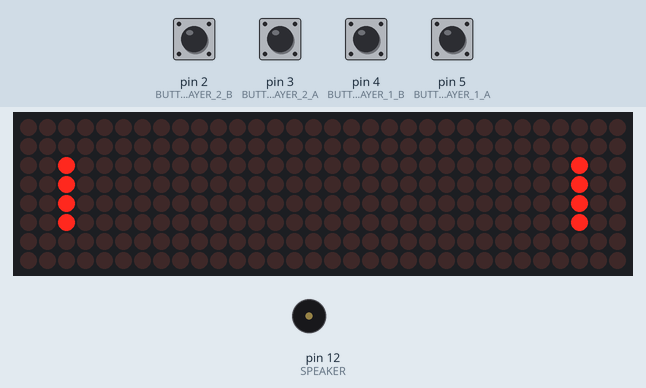
Recording of a sketch running on a simulated Arduino Uno, built with avr-gcc and run on an emulated ATmega328P. On the bench: 32×8 LED matrix, buzzer (waves = sounding). The inputs (shaded band) are chosen by the test bench; at power-on: pin 2 (BUTTON_PLAYER_2_B), pin 3 (BUTTON_PLAYER_2_A), pin 4 (BUTTON_PLAYER_1_B), pin 5 (BUTTON_PLAYER_1_A) HIGH. What the sketch prints to the serial monitor is not drawn.

Above: at 1.2 s.
1.3 s: pin 2 (BUTTON_PLAYER_2_B) pulled LOW for 0.15 s
At 1.62 s:
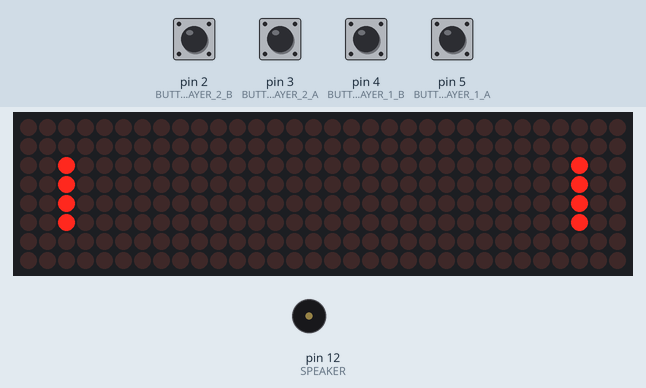
4.0 s: pin 3 (BUTTON_PLAYER_2_A) pulled LOW for 0.15 s
At 4.55 s:
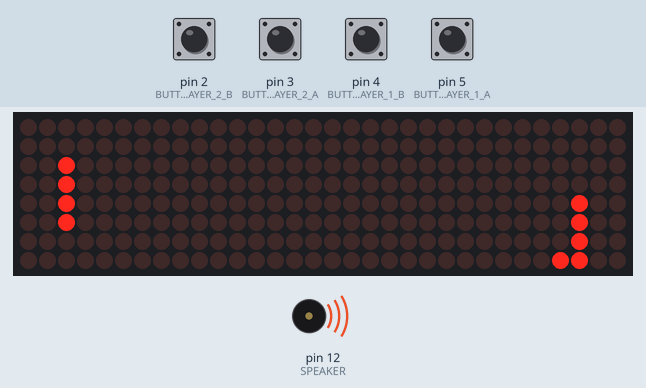
5.7 s: pin 4 (BUTTON_PLAYER_1_B) pulled LOW for 0.15 s
At 8.8 s:
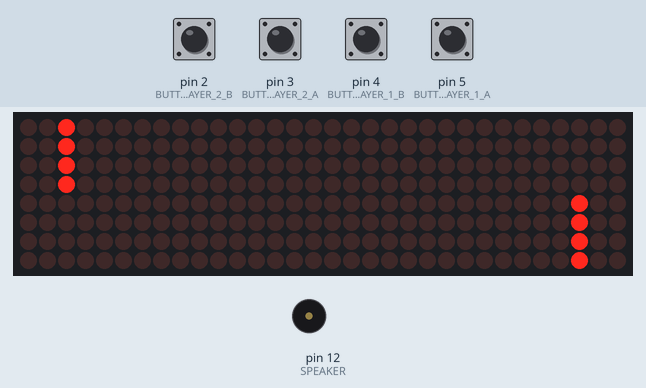
9.4 s: pin 2 (BUTTON_PLAYER_2_B) driven LOW and pin 3 (BUTTON_PLAYER_2_A) driven LOW
12.4 s: pin 2 (BUTTON_PLAYER_2_B) driven HIGH
14.0 s: pin 5 (BUTTON_PLAYER_1_A) pulled LOW for 0.15 s
At 16.0 s:
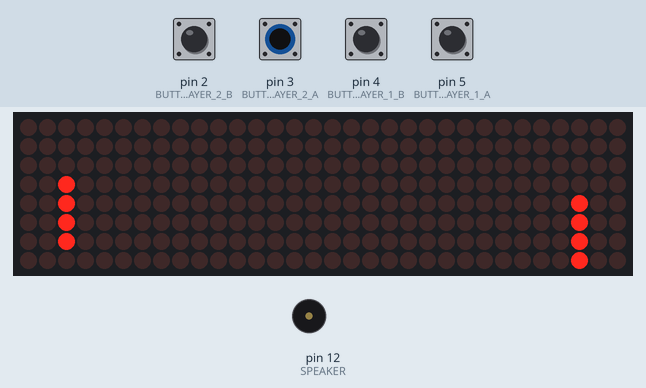
Timing chart, 0 to 19.1 s (numbered marks = the images above; inputs shaded):
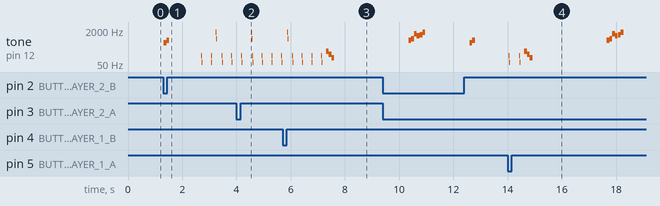

Measured:
- after the input at 1.3 s, tone on pin 12 (SPEAKER): plays 494 Hz for 0.10 s, 659 Hz for 0.10 s, 123 Hz for 0.02 s, 62 Hz for 0.02 s, 123 Hz for 0.02 s, 62 Hz for 0.02 s … (12 notes in this stretch), starting at once
- after the input at 4.0 s, the display: first changes at once (image 2 shows a later state)
- after the input at 5.7 s, the display: first changes at once (image 3 shows a later state)
- after the input at 14.0 s, the display: first changes after 0.08 s (image 4 shows a later state)
- what the display in image 3 shows lasts 0.8 s, from 8.3 s to 9.1 s

The sketch:

main.ino
```cpp
/**
 *  Assignment #4 "Pong on Arduino using LED Matrix"
 *  @author  (64010009) Korn Rojrattanapanya
 *  @version 1.0.0
**/

/*\
 * =============================================
 *   INCLUDE LIBRARIES
 * =============================================
\*/

#include <LedControl.h>

/*\
 * =============================================
 *   LED CONTROL
 * =============================================
\*/

const int PIN_CS  = 10;
const int PIN_CLK = 13;
const int PIN_DIN = 11;
const int MODULES =  4;

LedControl led_control = LedControl(PIN_DIN, PIN_CLK, PIN_CS, MODULES);

/**
 *  Setup LED Matrix
**/
void ledMatrixSetup() {

    int device_count = led_control.getDeviceCount();
    for(int address = 0; address < device_count; address++) {
        led_control.shutdown(address, false);
        led_control.setIntensity(address, 1);
        led_control.clearDisplay(address);
    }
}

/*\
 * =============================================
 *   BUTTONS
 * =============================================
\*/

const int BUTTON_PLAYER_1_A = 5;
const int BUTTON_PLAYER_1_B = 4;
const int BUTTON_PLAYER_2_A = 3;
const int BUTTON_PLAYER_2_B = 2;

bool is_button_pressed[4] = {false, false, false, false};

/**
 *  Setup Buttons
**/
void buttonSetup() {

    pinMode(BUTTON_PLAYER_1_A, INPUT_PULLUP);
    pinMode(BUTTON_PLAYER_1_B, INPUT_PULLUP);
    pinMode(BUTTON_PLAYER_2_A, INPUT_PULLUP);
    pinMode(BUTTON_PLAYER_2_B, INPUT_PULLUP);
}

/**
 *  Get state of the button (true, false).
 *  @param pin Digital pin on Arduino board.
 *  @return Button state (true, false).
**/
bool isButtonPressed(int pin) {

    delay(10);
    if(digitalRead(pin) == LOW) return true;
    return false;
}

/*\
 * =============================================
 *   SPEAKER
 * =============================================
\*/

const int SPEAKER = 12;

/**
 *  Setup Speaker
**/
void speakerSetup() {

    pinMode(SPEAKER, OUTPUT);
}

/**
 *  Play tone with delay
 *  @param frequency Frequency to play.
 *  @param delay_amount Amount of delay.
**/
void playTone(int frequency, int delay_amount) {

    tone(SPEAKER, frequency);
    delay(delay_amount);
    noTone(SPEAKER);
}

/*\
 * =============================================
 *   OTHER FUNCTIONS
 * =============================================
\*/

/**
 *  Turn off all LED on the matrix.
**/
void resetDisplay() {

    for(int n = 0; n < 4; n++) {
        for(int i = 0; i < 8; i++) {
            for(int j = 0; j < 8; j++) {
                led_control.setLed(n, i, j, false);
            }
        }
    }
}

/**
 *  Turn on LED on (x, y) location.
 *  @param x x location on the matrix.
 *  @param y y location on the matrix.
**/
void drawPoint(int x, int y) {

    for(int n = 0; n < 4; n++) {
        for(int i = 0; i < 8; i++) {
            for(int j = 0; j < 8; j++) {
                if(i == x && j + (8 * n) == y) led_control.setLed((3 - n), 7 - i, j, true);
            }
        }
    }
}

/**
 *  Turn off LED on (x, y) location.
 *  @param x x location on the matrix.
 *  @param y y location on the matrix.
**/
void deletePoint(int x, int y) {

    for(int n = 0; n < 4; n++) {
        for(int i = 0; i < 8; i++) {
            for(int j = 0; j < 8; j++) {
                if(i == x && j + (8 * n) == y) led_control.setLed((3 - n), 7 - i, j, false);
            }
        }
    }
}

int NUMBER_STRUCT[16] = {1, 2, 8, 11, 16, 19, 24, 25, 26, 27, 32, 35, 40, 43, 49, 50};
int NUMBER_PATTERN[10][16] = {
    {1, 1, 1, 1, 1, 1, 1, 0, 0, 1, 1, 1, 1, 1, 1, 1},
    {0, 0, 0, 1, 0, 1, 0, 0, 0, 1, 0, 1, 0, 1, 0, 0},
    {1, 1, 0, 1, 0, 1, 0, 1, 1, 0, 1, 0, 1, 0, 1, 1},
    {1, 1, 0, 1, 0, 1, 0, 1, 1, 1, 0, 1, 0, 1, 1, 1},
    {0, 0, 1, 1, 1, 1, 0, 1, 1, 1, 0, 1, 0, 1, 0, 0},
    {1, 1, 1, 0, 1, 0, 0, 1, 1, 0, 0, 1, 0, 1, 1, 1},
    {1, 1, 1, 0, 1, 0, 1, 1, 1, 0, 1, 1, 1, 1, 1, 1},
    {1, 1, 0, 1, 0, 1, 0, 0, 0, 1, 0, 1, 0, 1, 0, 0},
    {1, 1, 1, 1, 1, 1, 0, 1, 1, 0, 1, 1, 1, 1, 1, 1},
    {1, 1, 1, 1, 1, 1, 0, 1, 1, 1, 0, 1, 0, 1, 1, 1},
};

/**
 *  Clear 7-segment number in LED Matrix.
 *  @param x X position in LED Matrix.
 *  @param y Y position in LED Matrix.
**/
void clearNumber(int x, int y) {
    for(int i = 0; i < 16; i++) {
        int offset_y = NUMBER_STRUCT[i] / 8;
        int offset_x = NUMBER_STRUCT[i] - (offset_y * 8);
        deletePoint(x + offset_x, y + offset_y);
    }
}

/**
 *  Show 7-segment number in LED Matrix.
 *  @param x X position in LED Matrix.
 *  @param y Y position in LED Matrix.
 *  @param number Number to show 0 - 9.
**/
void showNumber(int x, int y, int number) {
    for(int i = 0; i < 16; i++) {
        int offset_y = NUMBER_STRUCT[i] / 8;
        int offset_x = NUMBER_STRUCT[i] - (offset_y * 8);
        if(NUMBER_PATTERN[number][i]) {
            drawPoint(x + offset_x, y + offset_y);
        } else deletePoint(x + offset_x, y + offset_y);
    }
}

/**
 *  Blink winner score.
 *  @param score_1 Player 1 score.
 *  @param score_2 Player 2 score.
 *  @param winner Player to blink (1, 2).
**/
void blinkScore(int score_1, int score_2, int winner) {

    int player_1_x = 2, player_1_y = 7;
    showNumber(player_1_x, player_1_y, score_1);

    int player_2_x = 2, player_2_y = 18;
    showNumber(player_2_x, player_2_y, score_2);

    delay(800);

    if(winner == 1) {
        score_1++;
        clearNumber(player_1_x, player_1_y);
        delay(400);
        showNumber(player_1_x, player_1_y, score_1);
        playTone(659, 100);
        playTone(784, 100);
        playTone(1319, 100);
        playTone(1047, 100);
        clearNumber(player_1_x, player_1_y);
        playTone(1175, 100);
        playTone(1568, 100);
        delay(200);
        showNumber(player_1_x, player_1_y, score_1);
        delay(800);
    }
    else {
        score_2++;
        clearNumber(player_2_x, player_2_y);
        delay(400);
        showNumber(player_2_x, player_2_y, score_2);
        playTone(659, 100);
        playTone(784, 100);
        playTone(1319, 100);
        playTone(1047, 100);
        clearNumber(player_2_x, player_2_y);
        playTone(1175, 100);
        playTone(1568, 100);
        delay(200);
        showNumber(player_2_x, player_2_y, score_2);
        delay(800);
    }

    clearNumber(player_1_x, player_1_y);
    clearNumber(player_2_x, player_2_y);
    delay(600);
}

/*\
 * =============================================
 *   GAME CLASSES
 * =============================================
\*/

// Game Size
const int GAME_WIDTH = 8;
const int GAME_HEIGHT = 32;

class Paddle {
public:
    int x;
    int y;
    int direction;
    int size;

    /**
     *  Constructor of the Paddle Object.
     *  @param x Initial X location on LED matrix.
     *  @param y Initial Y location on LED matrix.
    **/
    Paddle(int x, int y) {
        this->x = x;
        this->y = y;
        this->direction = 0;
        this->size = 4;
    }

    /**
     *  Set Paddle direction on the X axis.
     *  @param direction Paddle direction.
    **/
    void setDirection(int direction) {
        this->direction = direction;
    }

    /**
     *  Render Paddle.
    **/
    void draw() {
        if(this->direction != 0) {
            for(int i = 0; i < this->size; i++) {
                deletePoint(this->x + i, this->y);
            }
            this->x += this->direction;
            if(this->x > 8 - this->size) this->x = 8 - this->size;
            if(this->x < 0) this->x = 0;
        }

        for(int i = 0; i < this->size; i++) {
            drawPoint(this->x + i, this->y);
        }
    }
};

class Puck {
public:
    float x;
    float y;
    float x_previous;
    float y_previous;
    float x_speed;
    float y_speed;

    /**
     *  Constructor of the Puck Object.
     *  @param x Initial X location on LED matrix.
     *  @param y Initial Y location on LED matrix.
    **/
    Puck(float x, float y) {
        this->x = x;
        this->y = y;
        this->x_previous = x;
        this->y_previous = y;
        this->x_speed = 1;
        this->y_speed = -1;
    }

    /**
     *  Update Puck.
    **/
    void update() {
        if(this->x + this->x_speed >= GAME_WIDTH || this->x + this->x_speed < 0) {
            this->x_speed *= -1;
            playTone(123, 15);
            playTone(62, 15);
        }

        this->x += this->x_speed;
        this->y += this->y_speed;
    }

    /**
     *  Check if Puck got out of Game.
     *  @return The Winner (0 : Game not end yet, 1 : Player 1 Wins, 2 : Player 2 Wins).
    **/
    int getWinner() {
        if(this->y + this->y_speed >= GAME_HEIGHT) return 1;
        if(this->y + this->y_speed < 0) return 2;
        return 0;
    }

    /**
     *  Check if Puck hits Paddle.
     *  @param paddle Paddle to check.
     *  @param direction Direction to check from.
     *  @return true or false
    **/
    bool collisionCheck(Paddle paddle, int direction) {
        if(direction < 0) {
            if(this->y < paddle.y + 2 && this->y > paddle.y && this->x >= paddle.x - 1 && this->x < paddle.x + paddle.size + 0.5) {
                this->y_speed *= -1;
                return true;
            }
        }
        else if(direction > 0) {
            if(this->y > paddle.y - 2 && this->y < paddle.y && this->x >= paddle.x - 1 && this->x < paddle.x + paddle.size + 0.5) {
                this->y_speed *= -1;
                return true;
            }
        }
        return false;
    }

    /**
     *  Blink Puck out of game.
    **/
    void blink() {
        drawPoint(this->x, this->y);
        playTone(196, 100);
        playTone(147, 100);
        deletePoint(this->x, this->y);
        playTone(98, 100);
        delay(100);
        drawPoint(this->x, this->y);
        delay(200);
        deletePoint(this->x, this->y);
        delay(200);
        drawPoint(this->x, this->y);
        delay(200);
        deletePoint(this->x, this->y);
        delay(800);
    }

    /**
     *  Reset Puck.
    **/
    void reset() {
        this->x = GAME_WIDTH/2;
        this->y = GAME_HEIGHT/2;
        draw();
        playTone(494, 100);
        playTone(659, 100);

        deletePoint(this->x, this->y);
        delay(200);
        drawPoint(this->x, this->y);
        delay(200);
        deletePoint(this->x, this->y);
        delay(200);
        drawPoint(this->x, this->y);
        delay(400);
    }

    /**
     *  Render Puck.
    **/
    void draw() {
        if(round(this->x) != round(this->x_previous)
        || round(this->y) != round(this->y_previous)) {
            deletePoint(this->x_previous, this->y_previous);
            this->x_previous = this->x;
            this->y_previous = this->y;
            drawPoint(this->x, this->y);
        }
    }
};

/*\
 * =============================================
 *   GAME FUNCTIONS
 * =============================================
\*/

// Game States
enum GameState {
    GAME_WAITING,
    GAME_RUNNING,
};
int game_state = GAME_WAITING;

// Initialize Player's Paddles
Paddle player_1(2, 2);
Paddle player_2(2, 29);
int player_1_score = 0;
int player_2_score = 0;

// Initialize Puck
Puck puck(GAME_WIDTH/2, GAME_HEIGHT/2);

void gameWaiting() {

    if(game_state != GAME_WAITING) return;

    // Draw Player's Paddles
    player_1.draw();
    player_2.draw();

    if(isButtonPressed(BUTTON_PLAYER_1_A) ||
       isButtonPressed(BUTTON_PLAYER_1_B) ||
       isButtonPressed(BUTTON_PLAYER_2_A) ||
       isButtonPressed(BUTTON_PLAYER_2_B)) {

        puck.reset();
        game_state = GAME_RUNNING;
    }
}
void gameRunning() {

    if(game_state != GAME_RUNNING) return;

    // Get Winner
    if(puck.getWinner() != 0) {

        puck.blink();
        blinkScore(player_1_score, player_2_score, puck.getWinner());
        if(puck.getWinner() == 1) player_1_score++;
        if(puck.getWinner() == 2) player_2_score++;

        if(player_1_score > 5 || player_1_score > 5) {

            game_state = GAME_WAITING;
            player_1_score = 0;
            player_2_score = 0;
            return;
        }

        puck.reset();
    }

    // Player 1 | Paddle Move
    player_1.setDirection(0);
    if(isButtonPressed(BUTTON_PLAYER_1_A)) {
        player_1.setDirection(-1);
    }
    if(isButtonPressed(BUTTON_PLAYER_1_B)) {
        player_1.setDirection(1);
    }

    // Player 2 | Paddle Move
    player_2.setDirection(0);
    if(isButtonPressed(BUTTON_PLAYER_2_A)) {
        player_2.setDirection(-1);
    }
    if(isButtonPressed(BUTTON_PLAYER_2_B)) {
        player_2.setDirection(1);
    }

    // Puck Update
    if(puck.collisionCheck(player_1, -1)
    || puck.collisionCheck(player_2, 1)) {
        playTone(1568, 20);
        playTone(784, 20);
    }
    puck.update();

    // Draw Player's Paddles
    player_1.draw();
    player_2.draw();

    // Draw Puck
    puck.draw();
}

/*\
 * =============================================
 *   MAIN FUNCTIONS
 * =============================================
\*/

void setup() {

    // Serial Monitor Setup
    Serial.begin(115200);
    while(!Serial);
    Serial.println();
    Serial.println("Serial is ready!");

    // Others Setup
    ledMatrixSetup();
    speakerSetup();
    buttonSetup();
}

void loop() {

    // Game Loop
    gameWaiting();
    gameRunning();
}
```
